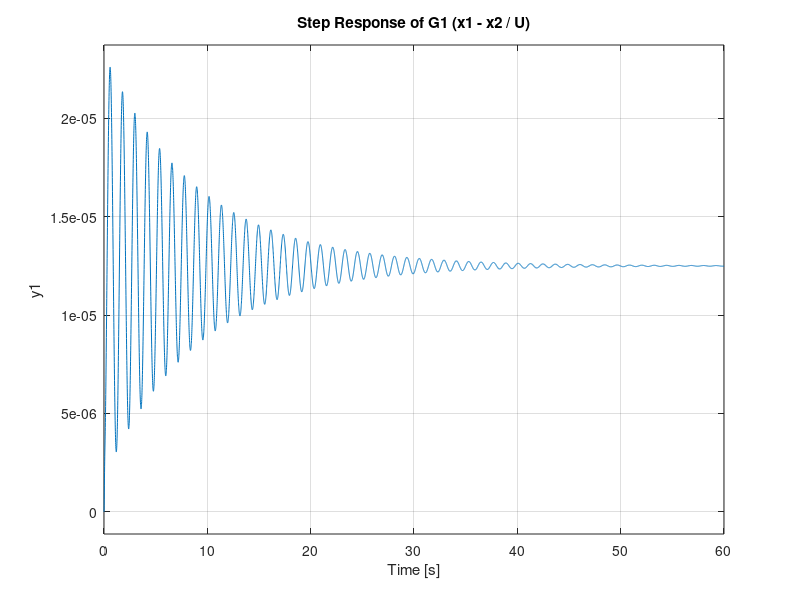

Source code (MATLAB): (Note: this script raises an error after producing the figure.)
% Parameters
m1 = 2500; 
m2 = 320;
k1 = 80000; 
k2 = 500000;
b1 = 350; 
b2 = 15020;

% State-space matrices
A = [0, 1, 0, 0;
    -k1/m1, -b1/m1, k1/m1, b1/m1;
     0, 0, 0, 1;
     k1/m2, b1/m2, -(k1+k2)/m2, -(b1+b2)/m2];

B = [0, 0;
     1/m1, 0;
     0, 0;
     -1/m2, k2/m2 + b2/m2];

C = [1, 0, -1, 0];
D = [0, 0];

% Define the transfer functions
sys = ss(A, B, C, D); % State-space model
G1 = tf(sys(:, 1)); % Transfer function for U (control force)
G2 = tf(sys(:, 2)); % Transfer function for W (road disturbance)

% Step response for G1
figure;
step(G1);
title('Step Response of G1 (x1 - x2 / U)');
grid on;
info1 = stepinfo(G1); % Step response characteristics
fprintf('G1: Settling Time = %.2f s, Max Overshoot = %.2f%%\n', ...
        info1.SettlingTime, info1.Overshoot);

% Step response for G2
figure;
step(0.1 * G2); % W = 0.1 meters
title('Step Response of G2 (x1 - x2 / W)');
grid on;
info2 = stepinfo(0.1 * G2); % Step response characteristics
fprintf('G2: Settling Time = %.2f s, Max Overshoot = %.2f%%\n', ...
        info2.SettlingTime, info2.Overshoot);

% Damped Frequency Calculation
[wn1, zeta1] = damp(G1); % Natural frequency and damping ratio for G1
[wn2, zeta2] = damp(G2); % Natural frequency and damping ratio for G2
fprintf('G1: Damped Frequency = %.2f Hz\n', wn1(1)/2/pi);
fprintf('G2: Damped Frequency = %.2f Hz\n', wn2(1)/2/pi);